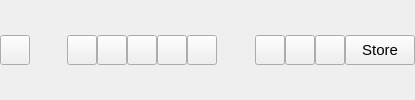
    <widget class="QWidget" name="scrollAreaButtons" native="true">
     <property name="minimumSize">
      <size>
       <width>0</width>
       <height>0</height>
      </size>
     </property>
     <property name="maximumSize">
      <size>
       <width>415</width>
       <height>16777215</height>
      </size>
     </property>
     <property name="font">
      <font>
       <pointsize>-1</pointsize>
      </font>
     </property>
     <property name="styleSheet">
      <string notr="true">font-size: 15px;</string>
     </property>
     <layout class="QHBoxLayout" name="horizontalLayout_8">
      <property name="spacing">
       <number>0</number>
      </property>
      <property name="leftMargin">
       <number>0</number>
      </property>
      <property name="topMargin">
       <number>0</number>
      </property>
      <property name="rightMargin">
       <number>0</number>
      </property>
      <property name="bottomMargin">
       <number>0</number>
      </property>
      <item>
       <widget class="QPushButton" name="upProfile">
        <property name="minimumSize">
         <size>
          <width>30</width>
          <height>30</height>
         </size>
        </property>
        <property name="maximumSize">
         <size>
          <width>30</width>
          <height>30</height>
         </size>
        </property>
        <property name="toolTip">
         <string>&lt;font color=black&gt;Move up (CTRL+Up)&lt;/font&gt;</string>
        </property>
        <property name="text">
         <string/>
        </property>
        <property name="icon">
         <iconset>
          <normaloff>.rsrc/res/drawable/arrowupbtn21a.png</normaloff>.rsrc/res/drawable/arrowupbtn21a.png</iconset>
        </property>
        <property name="shortcut">
         <string>Ctrl+Up</string>
        </property>
       </widget>
      </item>
      <item>
       <spacer name="horizontalSpacer">
        <property name="orientation">
         <enum>Qt::Horizontal</enum>
        </property>
        <property name="sizeHint" stdset="0">
         <size>
          <width>50</width>
          <height>20</height>
         </size>
        </property>
       </spacer>
      </item>
      <item>
       <widget class="QPushButton" name="newFile">
        <property name="minimumSize">
         <size>
          <width>30</width>
          <height>30</height>
         </size>
        </property>
        <property name="maximumSize">
         <size>
          <width>30</width>
          <height>30</height>
         </size>
        </property>
        <property name="toolTip">
         <string>&lt;font color=black&gt;New File (CTRL+Shift+N)&lt;/font&gt;</string>
        </property>
        <property name="text">
         <string/>
        </property>
        <property name="icon">
         <iconset>
          <normaloff>.rsrc/res/drawable/copybtn21a.png</normaloff>.rsrc/res/drawable/copybtn21a.png</iconset>
        </property>
        <property name="iconSize">
         <size>
          <width>20</width>
          <height>20</height>
         </size>
        </property>
        <property name="shortcut">
         <string>Ctrl+Shift+N</string>
        </property>
        <property name="checkable">
         <bool>false</bool>
        </property>
        <property name="checked">
         <bool>false</bool>
        </property>
       </widget>
      </item>
      <item>
       <widget class="QPushButton" name="saveButton">
        <property name="minimumSize">
         <size>
          <width>30</width>
          <height>30</height>
         </size>
        </property>
        <property name="maximumSize">
         <size>
          <width>30</width>
          <height>30</height>
         </size>
        </property>
        <property name="toolTip">
         <string>&lt;font color=black&gt;Save File (CTRL+S)&lt;/font&gt;</string>
        </property>
        <property name="text">
         <string/>
        </property>
        <property name="icon">
         <iconset>
          <normaloff>.rsrc/res/drawable-xhdpi-v4/savebtn_menu21a.png</normaloff>.rsrc/res/drawable-xhdpi-v4/savebtn_menu21a.png</iconset>
        </property>
        <property name="iconSize">
         <size>
          <width>20</width>
          <height>20</height>
         </size>
        </property>
        <property name="shortcut">
         <string>Ctrl+S</string>
        </property>
       </widget>
      </item>
      <item>
       <widget class="QPushButton" name="saveAsButton">
        <property name="minimumSize">
         <size>
          <width>30</width>
          <height>30</height>
         </size>
        </property>
        <property name="maximumSize">
         <size>
          <width>30</width>
          <height>30</height>
         </size>
        </property>
        <property name="toolTip">
         <string>&lt;font color=black&gt;Save file as... (CTRL+Shift+S)&lt;/font&gt;</string>
        </property>
        <property name="text">
         <string/>
        </property>
        <property name="icon">
         <iconset>
          <normaloff>.rsrc/res/drawable-xhdpi-v4/saveasbtn_menu21a.png</normaloff>.rsrc/res/drawable-xhdpi-v4/saveasbtn_menu21a.png</iconset>
        </property>
        <property name="iconSize">
         <size>
          <width>20</width>
          <height>20</height>
         </size>
        </property>
        <property name="shortcut">
         <string>Ctrl+Shift+S</string>
        </property>
        <property name="checkable">
         <bool>false</bool>
        </property>
        <property name="checked">
         <bool>false</bool>
        </property>
       </widget>
      </item>
      <item>
       <widget class="QPushButton" name="openFile">
        <property name="minimumSize">
         <size>
          <width>30</width>
          <height>30</height>
         </size>
        </property>
        <property name="maximumSize">
         <size>
          <width>30</width>
          <height>30</height>
         </size>
        </property>
        <property name="toolTip">
         <string>&lt;font color=black&gt;Open File (CTRL+O)&lt;/font&gt;</string>
        </property>
        <property name="text">
         <string/>
        </property>
        <property name="icon">
         <iconset>
          <normaloff>.rsrc/res/drawable/openbtn_menu21a.png</normaloff>.rsrc/res/drawable/openbtn_menu21a.png</iconset>
        </property>
        <property name="iconSize">
         <size>
          <width>20</width>
          <height>20</height>
         </size>
        </property>
        <property name="shortcut">
         <string>Ctrl+O</string>
        </property>
        <property name="checkable">
         <bool>false</bool>
        </property>
        <property name="checked">
         <bool>false</bool>
        </property>
       </widget>
      </item>
      <item>
       <widget class="QPushButton" name="closeFile">
        <property name="minimumSize">
         <size>
          <width>30</width>
          <height>30</height>
         </size>
        </property>
        <property name="maximumSize">
         <size>
          <width>30</width>
          <height>30</height>
         </size>
        </property>
        <property name="toolTip">
         <string>&lt;font color=black&gt;Close File (CTRL+Shift+C)&lt;/font&gt;</string>
        </property>
        <property name="text">
         <string/>
        </property>
        <property name="icon">
         <iconset>
          <normaloff>.rsrc/res/drawable/openbtn_menu21b.png</normaloff>.rsrc/res/drawable/openbtn_menu21b.png</iconset>
        </property>
        <property name="iconSize">
         <size>
          <width>20</width>
          <height>20</height>
         </size>
        </property>
        <property name="shortcut">
         <string>Ctrl+Shift+C</string>
        </property>
        <property name="checkable">
         <bool>false</bool>
        </property>
        <property name="checked">
         <bool>false</bool>
        </property>
       </widget>
      </item>
      <item>
       <spacer name="horizontalSpacer_2">
        <property name="orientation">
         <enum>Qt::Horizontal</enum>
        </property>
        <property name="sizeType">
         <enum>QSizePolicy::Preferred</enum>
        </property>
        <property name="sizeHint" stdset="0">
         <size>
          <width>50</width>
          <height>20</height>
         </size>
        </property>
       </spacer>
      </item>
      <item>
       <widget class="QPushButton" name="newProfileButton">
        <property name="minimumSize">
         <size>
          <width>30</width>
          <height>30</height>
         </size>
        </property>
        <property name="maximumSize">
         <size>
          <width>30</width>
          <height>30</height>
         </size>
        </property>
        <property name="toolTip">
         <string>&lt;font color=black&gt;Add Profile (CTRL+N)&lt;/font&gt;</string>
        </property>
        <property name="whatsThis">
         <string/>
        </property>
        <property name="accessibleDescription">
         <string/>
        </property>
        <property name="styleSheet">
         <string notr="true">QPushButton {color: white;}
QPushButton::QToolTip {color: black}</string>
        </property>
        <property name="text">
         <string/>
        </property>
        <property name="icon">
         <iconset>
          <normaloff>.rsrc/res/drawable/addnewbtn21a.png</normaloff>.rsrc/res/drawable/addnewbtn21a.png</iconset>
        </property>
        <property name="iconSize">
         <size>
          <width>25</width>
          <height>25</height>
         </size>
        </property>
        <property name="shortcut">
         <string>Ctrl+N</string>
        </property>
       </widget>
      </item>
      <item>
       <widget class="QPushButton" name="removeProfileButton">
        <property name="minimumSize">
         <size>
          <width>30</width>
          <height>30</height>
         </size>
        </property>
        <property name="maximumSize">
         <size>
          <width>30</width>
          <height>30</height>
         </size>
        </property>
        <property name="toolTip">
         <string>&lt;font color=black&gt;Remove Profile (CTRL+Del)&lt;/font&gt;</string>
        </property>
        <property name="text">
         <string/>
        </property>
        <property name="icon">
         <iconset>
          <normaloff>.rsrc/res/drawable/removebtn_menu21a.png</normaloff>.rsrc/res/drawable/removebtn_menu21a.png</iconset>
        </property>
        <property name="iconSize">
         <size>
          <width>25</width>
          <height>25</height>
         </size>
        </property>
        <property name="shortcut">
         <string>Ctrl+Del</string>
        </property>
       </widget>
      </item>
      <item>
       <widget class="QPushButton" name="clearAllProfiles">
        <property name="minimumSize">
         <size>
          <width>30</width>
          <height>30</height>
         </size>
        </property>
        <property name="maximumSize">
         <size>
          <width>30</width>
          <height>30</height>
         </size>
        </property>
        <property name="toolTip">
         <string>&lt;font color=black&gt;Remove All Profiles (CTRL+Shift+Del)&lt;/font&gt;</string>
        </property>
        <property name="text">
         <string/>
        </property>
        <property name="icon">
         <iconset>
          <normaloff>.rsrc/res/drawable-xxxhdpi-v4/deletebtn21a.png</normaloff>.rsrc/res/drawable-xxxhdpi-v4/deletebtn21a.png</iconset>
        </property>
        <property name="iconSize">
         <size>
          <width>20</width>
          <height>20</height>
         </size>
        </property>
        <property name="shortcut">
         <string>Ctrl+Shift+Del</string>
        </property>
       </widget>
      </item>
      <item>
       <widget class="QPushButton" name="saveProfileButton">
        <property name="minimumSize">
         <size>
          <width>70</width>
          <height>30</height>
         </size>
        </property>
        <property name="maximumSize">
         <size>
          <width>70</width>
          <height>30</height>
         </size>
        </property>
        <property name="text">
         <string>Store</string>
        </property>
        <property name="checkable">
         <bool>false</bool>
        </property>
       </widget>
      </item>
     </layout>
    </widget>
